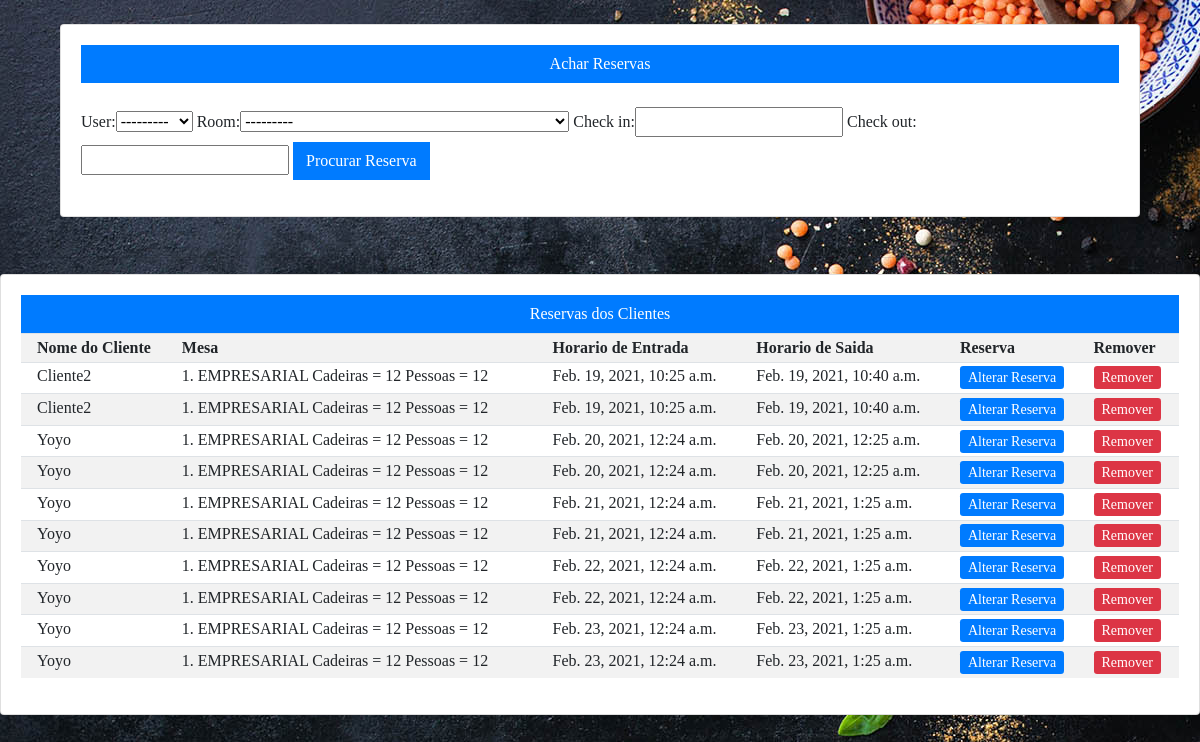
Page /listareservas/ (signed in) on the committed database.
### entregar/models.py (models this page shows, shortened)
class Booking(models.Model):
    user = models.ForeignKey(settings.AUTH_USER_MODEL,on_delete=models.CASCADE)
    room = models.ForeignKey(Room, on_delete=models.CASCADE)
    check_in = models.DateTimeField()
    check_out = models.DateTimeField()

class Room(models.Model):
    ROOM_CATEGORIES = (
        ('EMPRESARIAL', 'EMPRESARIAL'),
        ('SOCIAL', 'SOCIAL'),
        ('CASAL', 'CASAL'),
        ('VIP','VIP')
    )
    number = models.IntegerField()
    category = models.CharField(max_length=15, choices=ROOM_CATEGORIES)
    cadeiras = models.IntegerField()
    capacity = models.IntegerField()
    def __str__(self):
        return f'{self.number}. {dict(self.ROOM_CATEGORIES)[self.category]} Cadeiras = {self.cadeiras} Pessoas = {self.capacity}'

### entregar/decorators.py (the view)
    def wrapper_function(request, *args, **kwargs):
        group = None
        if request.user.groups.exists():
            group = request.user.groups.all()[0].name
        if group == 'customer':
            return redirect('user-page')
        if group == 'adminC':
            return redirect('cozinha')
        if group == 'admin':
            return view_func(request, *args, **kwargs)

### entregar/views.py (called while the page is built)
@login_required(login_url='login')
@admin_only
def listareservas(request):
    reservas = Booking.objects.all()
    myFilter = BookingFilter(request.GET, queryset=reservas)
    reservas = myFilter.qs
    context = {'reservas': reservas,'myFilter': myFilter}
    return render(request, 'entregar/listareservas.html', context)

### entregar/templates/entregar/listareservas.html (shortened to what this page needs)
{% load static %}
{% block content %}
<head>
	<link rel="stylesheet" href="https://stackpath.bootstrapcdn.com/bootstrap/4.1.3/css/bootstrap.min.css">
	<link rel="stylesheet" href="https://use.fontawesome.com/releases/v5.6.1/css/all.css">
    <link rel="stylesheet" type="text/css" href="{% static '/css/main.css' %}" >
<br>
<div class="container">
 <div class="col" >
        <div class="card card-body ">
            <a class="btn btn-primary btn-md btn-block" href="#">Achar Reservas</a>
            <br>
            <form method="get">
                {{myFilter.form}}
                 <button type="submit" class="btn btn-primary">Procurar Reserva</button>
            </form>
        </div>
    </div>
</div>
<br>
<div class="row">
    <div class="col-md-12">
        <hr>
        <div class="card card-body ">
            <a class="btn btn-primary btn-md btn-block" href="#">Reservas dos Clientes</a>
            <table class="table table-sm table-striped">
                <tr>
                    <th></th>
                    <th>Nome do Cliente</th>
                    <th>Mesa</th>
                    <th>Horario de Entrada</th>
                    <th>Horario de Saida</th>
                    <th>Reserva</th>
                    <th>Remover</th>
                </tr>
                {% for r in reservas %}
                    <tr>
                        <td></td>
                        <td>{{ r.user }}</td>
                        <td>{{r.room}}</td>
                        <td>{{ r.check_in}}</td>
                        <td>{{ r.check_out}}</td>
                        <td><a class="btm btn-sm btn-Primary" href="{% url 'update_reserva' r.id %}">Alterar Reserva</a></td>
                        <td><a class="btm btn-sm btn-danger" href="{% url 'delete_reserva' r.id %}" >Remover</a></td>
                    </tr>
                {% endfor %}
            </table>
        </div>
    </div>
</div>
{% endblock content %}

### static/css/main.css (style rules this page uses)
.btn { border-radius: 0; }

### rows in the picture
Booking: user "Cliente2", room "1. EMPRESARIAL Cadeiras = 12 Pessoas = 12", check_in "Feb. 19, 2021, 10:25 a.m.", check_out "Feb. 19, 2021, 10:40 a.m."
Booking: user "Cliente2", room "1. EMPRESARIAL Cadeiras = 12 Pessoas = 12", check_in "Feb. 19, 2021, 10:25 a.m.", check_out "Feb. 19, 2021, 10:40 a.m."
Booking: user "Yoyo", room "1. EMPRESARIAL Cadeiras = 12 Pessoas = 12", check_in "Feb. 20, 2021, 12:24 a.m.", check_out "Feb. 20, 2021, 12:25 a.m."
Booking: user "Yoyo", room "1. EMPRESARIAL Cadeiras = 12 Pessoas = 12", check_in "Feb. 20, 2021, 12:24 a.m.", check_out "Feb. 20, 2021, 12:25 a.m."
Booking: user "Yoyo", room "1. EMPRESARIAL Cadeiras = 12 Pessoas = 12", check_in "Feb. 21, 2021, 12:24 a.m.", check_out "Feb. 21, 2021, 1:25 a.m."
Booking: user "Yoyo", room "1. EMPRESARIAL Cadeiras = 12 Pessoas = 12", check_in "Feb. 21, 2021, 12:24 a.m.", check_out "Feb. 21, 2021, 1:25 a.m."
Booking: user "Yoyo", room "1. EMPRESARIAL Cadeiras = 12 Pessoas = 12", check_in "Feb. 22, 2021, 12:24 a.m.", check_out "Feb. 22, 2021, 1:25 a.m."
Booking: user "Yoyo", room "1. EMPRESARIAL Cadeiras = 12 Pessoas = 12", check_in "Feb. 22, 2021, 12:24 a.m.", check_out "Feb. 22, 2021, 1:25 a.m."
Booking: user "Yoyo", room "1. EMPRESARIAL Cadeiras = 12 Pessoas = 12", check_in "Feb. 23, 2021, 12:24 a.m.", check_out "Feb. 23, 2021, 1:25 a.m."
Booking: user "Yoyo", room "1. EMPRESARIAL Cadeiras = 12 Pessoas = 12", check_in "Feb. 23, 2021, 12:24 a.m.", check_out "Feb. 23, 2021, 1:25 a.m."
